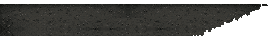
#> input picture Assets/scene/_source/lane-2track/base_yard_strip_280x36.png, 280 x 36 px
$ python reyard.py ../base_yard_strip_280x36.png ../lane_tile_pixellab_original_256x128.png ../lane_tile_pixellab_original_256x128.png 5
#> lines starting #> are read from the running program, lines starting #| are printed output that depends on the picture; after the words box and inside, x2 and y2 are one past the last pixel; in counts of white or black regions, pixels touching at a corner belong together
"""Churchyard dirt, calmed to match the reworked lane (2026-11-22): the per-pixel speckle becomes flat tones in soft patches, the
scuff / footprint marks of the PixelLab dirt are kept as flat dark marks, plus a few separate small stones. Shape (alpha) unchanged.
usage: python3 reyard.py <dry_in 560x72> <storm_in 560x72> <outdir> [seed]"""
import sys, random
import numpy as np
from PIL import Image
from scipy import ndimage
dry_p, storm_p, out = sys.argv[1], sys.argv[2], sys.argv[3]
SEED = int(sys.argv[4]) if len(sys.argv) > 4 else 7
dry = np.array(Image.open(dry_p).convert('RGBA')).astype(float)
storm = np.array(Image.open(storm_p).convert('RGBA')).astype(float)
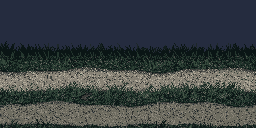
#> input picture Assets/scene/_source/lane-2track/lane_tile_pixellab_original_256x128.png, 256 x 128 px
H, W = dry.shape[:2]
#> H = 36; W = 280
K = 72 // H            # 1 = fine (560x72), 2 = chunky (280x36 art, shown 2x)
#> K = 2
op = dry[..., 3] > 0
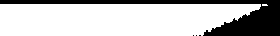
#> op: shape (36, 280) bool; 74.2% white; 4 black regions (3 under 20 px), largest, box (x1, y1, x2, y2) and area: (0, 0, 280, 36) 2592
def lum(a): return 0.299 * a[..., 0] + 0.587 * a[..., 1] + 0.114 * a[..., 2]
def noise(cw, ch, seed):
    g = np.random.RandomState(seed).rand(H // ch + 2, W // cw + 2)
    return ndimage.zoom(g, (ch, cw), order=3)[:H, :W]
L = lum(dry); w = op.astype(float)
Lb = ndimage.gaussian_filter(L * w, (2.5 / K, 7 / K)) / np.maximum(ndimage.gaussian_filter(w, (2.5 / K, 7 / K)), 1e-6)
v = (Lb - np.median(Lb[op])) / 5.0 + (noise(26, 7, SEED + 1) * 0.6 + noise(12, 4, SEED + 2) * 0.4 - 0.5) * 2.4
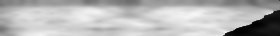
#> v: shape (36, 280) float64; min -11.35, max 2.44, mean -1.56; drawn with min black and max white
BASE, LIGHT, DARK, MARK, STONE, SHADE = (54, 54, 50), (59, 58, 54), (48, 48, 45), (36, 37, 34), (84, 82, 78), (33, 34, 32)
col = np.zeros((H, W, 3), int); col[:] = BASE
col[v > 0.55] = LIGHT
col[v < -0.55] = DARK
# scuffs / footprints: connected darker strokes of the original (not single specks). Rows 56+ of the source are a mirrored
# extension (it shows as a symmetric row pattern), so that band gets marks copied from higher up instead.
Lb2 = ndimage.gaussian_filter(L * w, (1.5 / K, 3 / K)) / np.maximum(ndimage.gaussian_filter(w, (1.5 / K, 3 / K)), 1e-6)
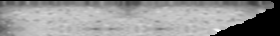
#> Lb2: shape (36, 280) float64; min 0, max 72.37, mean 41.7; drawn with min black and max white
dark = (L < Lb2 - (8 if K == 1 else 5)) & op
#> dark: shape (36, 280) bool; 9.1% white in thin lines or dots, all inside (x1, y1, x2, y2) = (0, 4, 265, 36)
lab, n = ndimage.label(dark, structure=np.ones((3, 3)))
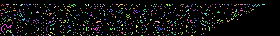
#> lab: shape (36, 280) int32; 506 distinct labels, from 0 to 505; one colour per label, 0 black
#> n = 505
sizes = ndimage.sum(dark, lab, range(1, n + 1))
#> sizes = 505 values, max 19 at index 336, min 1 at index 3, mean 1.82
marks = np.isin(lab, [i + 1 for i, s in enumerate(sizes) if (6 if K == 1 else 3) <= s <= (70 if K == 1 else 28)])
#> marks: shape (36, 280) bool; 4.1% white in thin lines or dots, all inside (x1, y1, x2, y2) = (1, 4, 265, 36)
marks[56 // K:] = False
#> marks: shape (36, 280) bool; 3.4% white in thin lines or dots, all inside (x1, y1, x2, y2) = (1, 4, 265, 28)
low = np.roll(marks[22 // K:38 // K], 173 // K, axis=1)
marks[56 // K:] |= low[:H - 56 // K]
#> marks: shape (36, 280) bool; 4.4% white in thin lines or dots, all inside (x1, y1, x2, y2) = (1, 4, 273, 36)
marks &= op
col[marks] = MARK
r = random.Random(SEED + 3)
for gy in range(11 // K + 1, H - 1, 6):
    for gx in range(0, W - 1, 10):
        x = min(W - 2, gx + r.randint(0, 9) + ((gy // 6) % 2) * 5); y = gy + r.randint(0, 5)
        if y >= H - 1 or r.random() > 0.55: continue
        if not (op[y, x] and op[y + 1, x] and op[y, x + 1] and not marks[y, x]): continue
        if r.random() < 0.7: col[y, x] = STONE; col[y + 1, x] = SHADE
        else: col[y, x] = col[y, x + 1] = (72, 70, 67); col[y + 1, x] = col[y + 1, x + 1] = SHADE
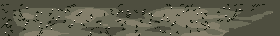
#> col: shape (36, 280, 3) int64; mean of channels 0, 1, 2 51.6, 51.4, 47.9; drawn with min black and max white
d2 = dry.copy().astype(int); d2[op, :3] = col[op]
#> after `d2[op, :3] = col[op]`:
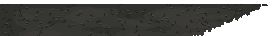
#> d2: shape (36, 280, 4) int64; mean R, G, B, A 38.9, 38.8, 36.1, 189.3; transparent parts drawn white
# storm: wet tone (median ratio), puddles kept
#> (the run stopped early here; a loop or call above may not have finished)
